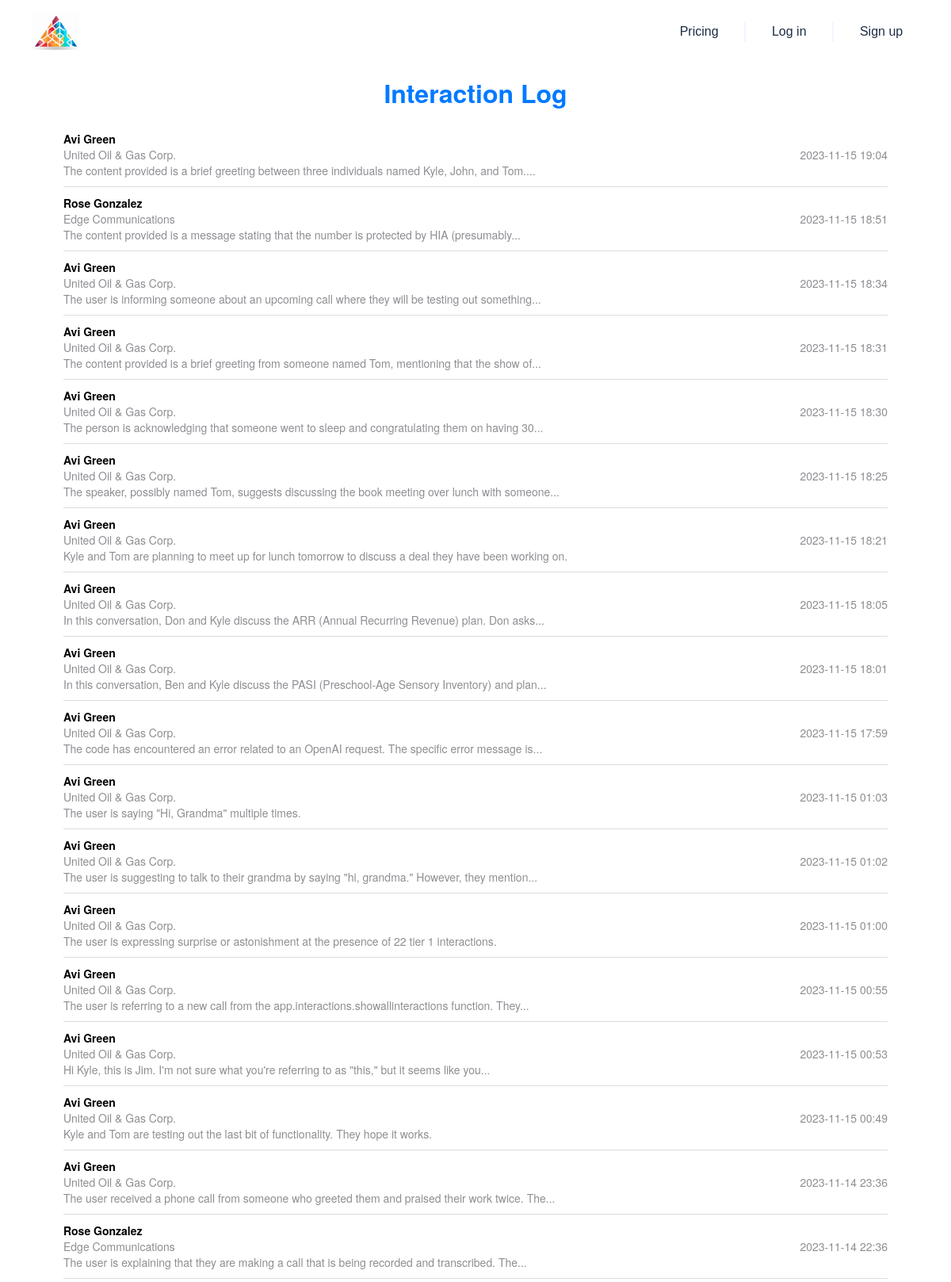
The page /show_interactions (upper part) on the database its author committed.
### app/models.py (models this page shows, shortened)
class Contact(db.Model):
    __tablename__ = 'contact'
    Id = db.Column(db.String, primary_key=True)
    IsDeleted = db.Column(db.Boolean)
    MasterRecordId = db.Column(db.String)
    AccountId = db.Column(db.String, db.ForeignKey('account.Id'))
    LastName = db.Column(db.String)
    FirstName = db.Column(db.String)
    Salutation = db.Column(db.String)
    Name = db.Column(db.String)
    MailingStreet = db.Column(db.String)
    MailingCity = db.Column(db.String)
    MailingState = db.Column(db.String)
    MailingPostalCode = db.Column(db.String)
    MailingCountry = db.Column(db.String)
    MailingLatitude = db.Column(db.Float)
    MailingLongitude = db.Column(db.Float)
    MailingGeocodeAccuracy = db.Column(db.String)
    Phone = db.Column(db.String)
    Fax = db.Column(db.String)
    MobilePhone = db.Column(db.String)
    HomePhone = db.Column(db.String)
    OtherPhone = db.Column(db.String)
    AssistantPhone = db.Column(db.String)
    ReportsToId = db.Column(db.String)
    Email = db.Column(db.String)
    Title = db.Column(db.String)
    Department = db.Column(db.String)
    AssistantName = db.Column(db.String)
    LeadSource = db.Column(db.String)
    Birthdate = db.Column(db.Date)
    Description = db.Column(db.String)
    OwnerId = db.Column(db.String)
    CreatedDate = db.Column(db.DateTime)
    CreatedById = db.Column(db.String)
    LastModifiedDate = db.Column(db.DateTime)
    LastModifiedById = db.Column(db.String)
    SystemModstamp = db.Column(db.DateTime)
    LastActivityDate = db.Column(db.Date)
    LastCURequestDate = db.Column(db.Date)
    LastCUUpdateDate = db.Column(db.Date)
    LastViewedDate = db.Column(db.Date)
    LastReferencedDate = db.Column(db.Date)
    EmailBouncedReason = db.Column(db.String)
    EmailBouncedDate = db.Column(db.Date)
    IsEmailBounced = db.Column(db.Boolean)
    PhotoUrl = db.Column(db.String)
    Jigsaw = db.Column(db.String)
    JigsawContactId = db.Column(db.String)
    CleanStatus = db.Column(db.String)
    IndividualId = db.Column(db.String)
    Level__c = db.Column(db.String)
    Languages__c = db.Column(db.String)
    JobRank = db.Column(db.Integer)
    Recommendation = db.Column(db.Text)
    IsPartnerRep = db.Column(db.Boolean, default=False)
    LinkedInUrl = db.Column(db.String)

class Account(db.Model):
    __tablename__ = 'account'
    Id = db.Column(db.String, primary_key=True)
    IsDeleted = db.Column(db.Boolean)
    MasterRecordId = db.Column(db.String)
    Name = db.Column(db.String)
    Type = db.Column(db.String)
    ParentId = db.Column(db.String)
    BillingStreet = db.Column(db.String)
    BillingCity = db.Column(db.String)
    BillingState = db.Column(db.String)
    BillingPostalCode = db.Column(db.String)
    BillingCountry = db.Column(db.String)
    BillingLatitude = db.Column(db.Float)
    BillingLongitude = db.Column(db.Float)
    BillingGeocodeAccuracy = db.Column(db.String)
    ShippingStreet = db.Column(db.String)
    ShippingCity = db.Column(db.String)
    ShippingState = db.Column(db.String)
    ShippingPostalCode = db.Column(db.String)
    ShippingCountry = db.Column(db.String)
    ShippingLatitude = db.Column(db.Float)
    ShippingLongitude = db.Column(db.Float)
    ShippingGeocodeAccuracy = db.Column(db.String)
    Phone = db.Column(db.String)
    Fax = db.Column(db.String)
    AccountNumber = db.Column(db.String)
    Website = db.Column(db.String)
    PhotoUrl = db.Column(db.String)
    Sic = db.Column(db.String)
    Industry = db.Column(db.String)
    AnnualRevenue = db.Column(db.Float)
    NumberOfEmployees = db.Column(db.Integer)
    Ownership = db.Column(db.String)
    TickerSymbol = db.Column(db.String)
    Description = db.Column(db.String)
    Rating = db.Column(db.String)
    Site = db.Column(db.String)
    OwnerId = db.Column(db.String)
    CreatedDate = db.Column(db.DateTime)
    CreatedById = db.Column(db.String)
    LastModifiedDate = db.Column(db.DateTime)
    LastModifiedById = db.Column(db.String)
    SystemModstamp = db.Column(db.DateTime)
    LastActivityDate = db.Column(db.Date)
    LastViewedDate = db.Column(db.Date)
    LastReferencedDate = db.Column(db.Date)
    Jigsaw = db.Column(db.String)
    JigsawCompanyId = db.Column(db.String)
    CleanStatus = db.Column(db.String)
    AccountSource = db.Column(db.String)
    DunsNumber = db.Column(db.String)
    Tradestyle = db.Column(db.String)
    NaicsCode = db.Column(db.String)
    NaicsDesc = db.Column(db.String)
    YearStarted = db.Column(db.String)
    SicDesc = db.Column(db.String)
    DandbCompanyId = db.Column(db.String)
    OperatingHoursId = db.Column(db.String)
    CustomerPriority__c = db.Column(db.String)
    SLA__c = db.Column(db.String)
    Active__c = db.Column(db.String)
    NumberofLocations__c = db.Column(db.Float)
    UpsellOpportunity__c = db.Column(db.String)
    SLASerialNumber__c = db.Column(db.String)
    SLAExpirationDate__c = db.Column(db.Date)
    Rank = db.Column(db.Integer)
    Notes = db.Column(db.Text)
    Score = db.Column(db.Float)
    Overview = db.Column(db.Text)
    Products = db.Column(db.Text)
    Market = db.Column(db.Text)
    Achievements = db.Column(db.Text)
    IndustryPain = db.Column(db.Text)
    Concerns = db.Column(db.Text)
    OperationalChallenges = db.Column(db.Text)
    LatestNews = db.Column(db.Text)
    RecentEvents = db.Column(db.Text)
    CustomerFeedback = db.Column(db.Text)
    RecentPartnerships = db.Column(db.Text)
    Recommendations = db.Column(db.Text)
    Headcount = db.Column(db.Integer)
    TechColumn = db.Column(db.String)
    IntegrationStatus = db.Column(db.Enum('integration', 'neutral', 'competitor', name='integration_status_enum'))
    SubIndustry = db.Column(db.String)

class Interaction(db.Model):
    __tablename__ = 'interaction'
    id = db.Column(db.Integer, primary_key=True)
    interaction_type = db.Column(db.Enum(InteractionType))
    description = db.Column(db.String)
    timestamp = db.Column(db.DateTime, default=datetime.utcnow)
    key_points = db.Column(db.Text)
    sentiment = db.Column(db.Text)
    action_items = db.Column(db.Text)
    account_id = db.Column(db.String, db.ForeignKey('account.Id'))
    user_id = db.Column(db.String, db.ForeignKey('users.id'))
    contactId = db.Column(db.String, db.ForeignKey('contact.Id'))
    account = db.relationship('Account', backref=db.backref('interactions', lazy=True))
    user = db.relationship('User', backref=db.backref('interactions', lazy=True))

### app/interactions.py (the view)
@interactions_blueprint.route('/show_interactions')
def show_all_interactions():
    interactions_query = Interaction.query.order_by(Interaction.timestamp.desc()).limit(100).all()
    interactions_data = []
    for interaction in interactions_query:
        contact = Contact.query.get(interaction.contactId)
        account = Account.query.get(interaction.account_id)
        interaction_data = {
            'timestamp': interaction.timestamp.strftime('%Y-%m-%d %H:%M'),
            'contact_name': contact.Name if contact else "Unknown Contact",
            'account_name': account.Name if account else "Unknown Account",
            'description': interaction.description
        }
        interactions_data.append(interaction_data)
    return render_template('interactions.html', interactions=interactions_data)

### templates/interactions.html
{% extends "base.html" %}
{% block content %}
<div class="container" style="font-family: 'Helvetica Neue', Helvetica, Arial, sans-serif;">
    <h2 style="text-align: center; color: #007aff; margin-top: 20px;">Interaction Log</h2>
    <div class="interaction-log" style="margin-top: 20px;">
        {% for interaction in interactions %}
        <div class="interaction-item" style="display: flex; justify-content: space-between; align-items: center; border-bottom: 1px solid #dcdcdc; padding: 10px 0;">
            <div style="flex-grow: 1;">
                <div style="font-weight: bold; color: #000;">{{ interaction.contact_name }}</div>
                <div style="color: #8e8e93;">{{ interaction.account_name }}</div>
                <div style="color: #8e8e93;">{{ interaction.description | truncate(100) }}</div>
            </div>
            <div style="color: #8e8e93; white-space: nowrap;">
                {{ interaction.timestamp }}
            </div>
        </div>
        {% endfor %}
    </div>
</div>
{% endblock %}

### rows shown on the page
Contact: contact_name "Avi Green" "Avi Green" "Avi Green" "Avi Green" "Avi Green" "Avi Green" "Avi Green" "Avi Green" "Avi Green" "Avi Green" "Avi Green" "Avi Green" "Avi Green" "Avi Green" "Avi Green" "Avi Green"
Account: account_name "United Oil & Gas Corp." "United Oil & Gas Corp." "United Oil & Gas Corp." "United Oil & Gas Corp." "United Oil & Gas Corp." "United Oil & Gas Corp." "United Oil & Gas Corp." "United Oil & Gas Corp." "United Oil & Gas Corp." "United Oil & Gas Corp." "United Oil & Gas Corp." "United Oil & Gas Corp." "United Oil & Gas Corp." "United Oil & Gas Corp." "United Oil & Gas Corp." "United Oil & Gas Corp."
Interaction: description "The content provided is a brief greeting between three individuals named Kyle, John, and Tom...."
Contact: contact_name "Rose Gonzalez" "Rose Gonzalez"
Account: account_name "Edge Communications" "Edge Communications"
Interaction: description "The content provided is a message stating that the number is protected by HIA (presumably..."
Interaction: description "The user is informing someone about an upcoming call where they will be testing out something..."
Interaction: description "The content provided is a brief greeting from someone named Tom, mentioning that the show of..."
Interaction: description "The person is acknowledging that someone went to sleep and congratulating them on having 30..."
Interaction: description "The speaker, possibly named Tom, suggests discussing the book meeting over lunch with someone..."
Interaction: description "Kyle and Tom are planning to meet up for lunch tomorrow to discuss a deal they have been working on."
Interaction: description "In this conversation, Don and Kyle discuss the ARR (Annual Recurring Revenue) plan. Don asks..."
Interaction: description "In this conversation, Ben and Kyle discuss the PASI (Preschool-Age Sensory Inventory) and plan..."
Interaction: description "The code has encountered an error related to an OpenAI request. The specific error message is..."
Interaction: description "The user is saying \"Hi, Grandma\" multiple times."
Interaction: description "The user is suggesting to talk to their grandma by saying \"hi, grandma.\" However, they mention..."
Interaction: description "The user is expressing surprise or astonishment at the presence of 22 tier 1 interactions."
Interaction: description "The user is referring to a new call from the app.interactions.showallinteractions function. They..."
Interaction: description "Hi Kyle, this is Jim. I'm not sure what you're referring to as \"this,\" but it seems like you..."
Interaction: description "Kyle and Tom are testing out the last bit of functionality. They hope it works."
Interaction: description "The user received a phone call from someone who greeted them and praised their work twice. The..."
Interaction: description "The user is explaining that they are making a call that is being recorded and transcribed. The..."

### other values the page prints
{{ interaction.timestamp }} "2023-11-15 19:04" "2023-11-15 18:51" "2023-11-15 18:34" "2023-11-15 18:31" "2023-11-15 18:30" "2023-11-15 18:25" "2023-11-15 18:21" "2023-11-15 18:05" "2023-11-15 18:01" "2023-11-15 17:59" "2023-11-15 01:03" "2023-11-15 01:02" "2023-11-15 01:00" "2023-11-15 00:55" "2023-11-15 00:53" "2023-11-15 00:49" "2023-11-14 23:36" "2023-11-14 22:36"
